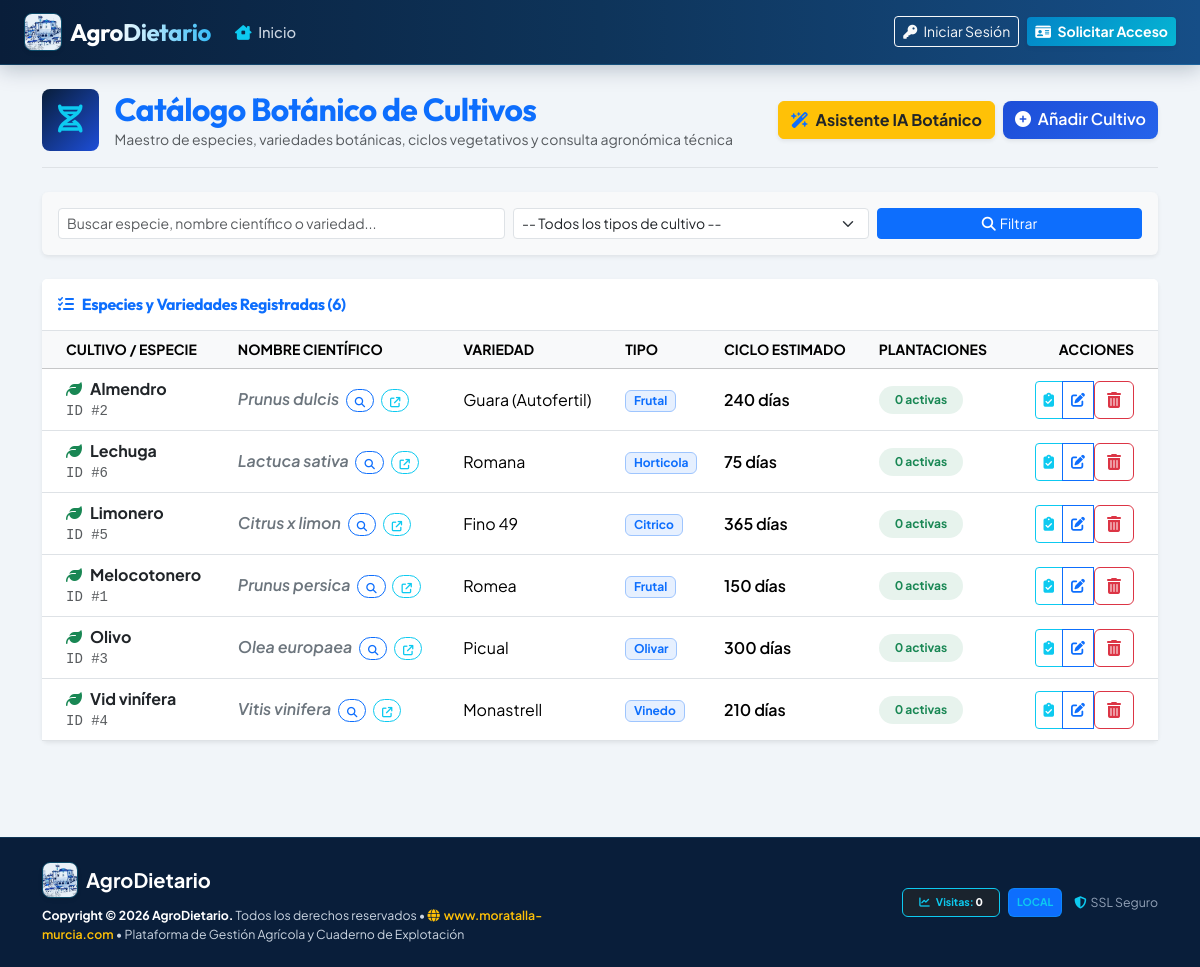
The app's page /views/cultivos/index.php with its own data.
### tables this page shows
CREATE TABLE cultivos (
    id_cultivo INT AUTO_INCREMENT PRIMARY KEY,
    id_propietario INT NULL,
    nombre_comun VARCHAR(100) NOT NULL,
    nombre_cientifico VARCHAR(150) NULL,
    variedad VARCHAR(100) NULL,
    dias_ciclo_aprox INT NULL,
    tipo_cultivo ENUM('leñoso', 'horticola', 'cereal', 'frutal', 'citrico', 'olivar', 'vinedo', 'otro') DEFAULT 'frutal',
    url_consulta_botanica VARCHAR(255) NULL,
    requerimientos_tecnicos TEXT NULL,
    activo TINYINT(1) NOT NULL DEFAULT 1,
    FOREIGN KEY (id_propietario) REFERENCES propietarios(id_propietario) ON DELETE CASCADE,
    INDEX idx_cultivo_nombre (nombre_comun)
);

### views/cultivos/index.php (the view, shortened to what this page needs)
<?php
require_once VIEWS_PATH . '/layouts/header.php';
$db = Database::getConnection();
$filtroTxt = isset($_GET['q']) ? trim($_GET['q']) : '';
$sqlCultivos = "
    SELECT c.*,
           (SELECT COUNT(*) FROM plantaciones p WHERE p.id_cultivo = c.id_cultivo) AS total_plantaciones
    FROM cultivos c
    WHERE c.activo = 1
";
$params = array();
$sqlCultivos .= " ORDER BY c.nombre_comun ASC";
$stmtC = $db->prepare($sqlCultivos);
$stmtC->execute($params);
$cultivos = $stmtC->fetchAll();
?>
<div class="container py-4">
    <div class="d-flex flex-wrap justify-content-between align-items-center pb-3 mb-4 border-bottom gap-3">
        <div class="d-flex align-items-center gap-3">
            <div class="rounded-3 p-3 text-white" style="background: linear-gradient(135deg, #091e3a, #1d4ed8);">
                <i class="fa-solid fa-dna fs-3 text-info"></i>
            </div>
            <div>
                <h2 class="fw-bold mb-0 text-primary" style="letter-spacing: -0.02em;">Catálogo Botánico de Cultivos</h2>
                <p class="text-muted mb-0 small">Maestro de especies, variedades botánicas, ciclos vegetativos y consulta agronómica técnica</p>
            </div>
        </div>
        <div class="d-flex gap-2">
            <a href="<?= APP_URL ?>/cultivos/nuevo" class="btn btn-warning fw-bold text-dark shadow-sm">
                <i class="fa-solid fa-wand-magic-sparkles me-1 text-primary"></i> Asistente IA Botánico
            </a>
            <a href="<?= APP_URL ?>/cultivos/nuevo" class="btn btn-ag shadow-sm">
                <i class="fa-solid fa-plus-circle me-1"></i> Añadir Cultivo
            </a>
        </div>
    </div>
    <div class="card card-ag p-3 mb-4 bg-light border-0 shadow-sm">
        <form action="<?= APP_URL ?>/cultivos" method="GET" class="row g-2 align-items-center">
            <div class="col-md-5">
                <input type="text" name="q" class="form-control form-control-sm" placeholder="Buscar especie, nombre científico o variedad..." value="<?= htmlspecialchars($filtroTxt) ?>">
            </div>
            <div class="col-md-4">
                <select name="tipo" class="form-select form-select-sm" onchange="this.form.submit()">
                    <option value="">-- Todos los tipos de cultivo --</option>
                </select>
            </div>
            <div class="col-md-3 d-flex gap-1">
                <button type="submit" class="btn btn-sm btn-primary flex-grow-1"><i class="fa-solid fa-magnifying-glass me-1"></i>Filtrar</button>
            </div>
        </form>
    </div>
    <div class="card card-ag shadow-sm border-0 mb-4">
        <div class="card-header bg-white py-3 border-bottom d-flex align-items-center justify-content-between">
            <h6 class="fw-bold mb-0 text-primary">
                <i class="fa-solid fa-list-check me-2"></i>Especies y Variedades Registradas (<?= count($cultivos) ?>)
            </h6>
        </div>
        <div class="table-responsive">
            <table class="table table-hover align-middle mb-0">
                <thead class="table-light small text-muted text-uppercase">
                    <tr>
                        <th class="ps-4">Cultivo / Especie</th>
                        <th>Nombre Científico</th>
                        <th>Variedad</th>
                        <th>Tipo</th>
                        <th>Ciclo Estimado</th>
                        <th>Plantaciones</th>
                        <th class="text-end pe-4">Acciones</th>
                    </tr>
                </thead>
                <tbody>
                    <?php if (empty($cultivos)): ?>
                        <tr>
                            <td colspan="7" class="text-center py-5 text-muted">
                                <i class="fa-solid fa-seedling fa-2x mb-3 text-secondary"></i>
                                <p class="mb-0">No se encontraron cultivos en el catálogo.</p>
                            </td>
                        </tr>
                    <?php else: ?>
                        <?php foreach ($cultivos as $c): ?>
                            <tr>
                                <td class="ps-4">
                                    <div class="fw-bold text-dark fs-6 d-flex align-items-center gap-2">
                                        <i class="fa-solid fa-leaf text-success"></i>
                                        <?= htmlspecialchars($c['nombre_comun']) ?>
                                    </div>
                                    <div class="small text-muted font-monospace">ID #<?= $c['id_cultivo'] ?></div>
                                </td>
                                <td>
                                    <?php if ($c['nombre_cientifico']): ?>
                                        <span class="fst-italic fw-semibold text-secondary"><?= htmlspecialchars($c['nombre_cientifico']) ?></span>
                                        <a href="https://www.google.com/search?q=<?= urlencode($c['nombre_cientifico'] . ' cultivo agronomia') ?>" target="_blank" class="btn btn-sm btn-outline-primary ms-1 py-0 px-2 rounded-pill" title="Buscar ficha técnica en Google">
                                            <i class="fa-solid fa-magnifying-glass" style="font-size:0.65rem;"></i>
                                        </a>
                                        <?php if ($c['url_consulta_botanica']): ?>
                                            <a href="<?= htmlspecialchars($c['url_consulta_botanica']) ?>" target="_blank" class="btn btn-sm btn-outline-info ms-1 py-0 px-2 rounded-pill" title="Wiki directa">
                                                <i class="fa-solid fa-arrow-up-right-from-square" style="font-size:0.65rem;"></i>
                                            </a>
                                        <?php endif; ?>
                                    <?php else: ?>
                                        <span class="text-muted small">-</span>
                                    <?php endif; ?>
                                </td>
                                <td><?= htmlspecialchars($c['variedad'] ?: 'Estándar') ?></td>
                                <td>
                                    <span class="badge bg-primary bg-opacity-10 text-primary border border-primary-subtle text-capitalize">
                                        <?= htmlspecialchars($c['tipo_cultivo']) ?>
                                    </span>
                                </td>
                                <td>
                                    <?= $c['dias_ciclo_aprox'] ? '<span class="fw-semibold">' . $c['dias_ciclo_aprox'] . ' días</span>' : '<span class="text-muted small">No especif.</span>' ?>
                                </td>
                                <td>
                                    <span class="badge bg-success bg-opacity-10 text-success fw-bold px-3 py-2 rounded-pill">
                                        <?= $c['total_plantaciones'] ?> activas
                                    </span>
                                </td>
                                <td class="text-end pe-4">
                                    <div class="btn-group btn-group-sm">
                                        <button type="button" class="btn btn-outline-info" data-bs-toggle="modal" data-bs-target="#modalFichaCultivo_<?= $c['id_cultivo'] ?>" title="Ver Ficha Agronómica y Cuidados">
                                            <i class="fa-solid fa-clipboard-check"></i>
                                        </button>
                                        <button type="button" class="btn btn-outline-primary" data-bs-toggle="modal" data-bs-target="#modalEditarCultivo_<?= $c['id_cultivo'] ?>" title="Modificar cultivo">
                                            <i class="fa-solid fa-pen-to-square"></i>
                                        </button>
                                        <form action="<?= APP_URL ?>/cultivos" method="POST" class="d-inline" onsubmit="return confirm('¿Seguro que deseas descatalogar el cultivo \'<?= htmlspecialchars(addslashes($c['nombre_comun'])) ?>\'?');">
                                            <button type="submit" class="btn btn-outline-danger" title="Descatalogar (Borrado Lógico)">
                                                <i class="fa-solid fa-trash-can"></i>
                                            </button>
                                        </form>
                                    </div>
                                </td>
                            </tr>
                        <?php endforeach; ?>
                    <?php endif; ?>
                </tbody>
            </table>
        </div>
    </div>
</div>
<?php require_once VIEWS_PATH . '/layouts/footer.php'; ?>

### records on screen
cultivos: nombre_comun "Almendro", id_cultivo "2", nombre_cientifico "Prunus dulcis", variedad "Guara (Autofertil)", tipo_cultivo "Frutal", dias_ciclo_aprox "240", total_plantaciones "0"
cultivos: nombre_comun "Lechuga", id_cultivo "6", nombre_cientifico "Lactuca sativa", variedad "Romana", tipo_cultivo "Horticola", dias_ciclo_aprox "75", total_plantaciones "0"
cultivos: nombre_comun "Limonero", id_cultivo "5", nombre_cientifico "Citrus x limon", variedad "Fino 49", tipo_cultivo "Citrico", dias_ciclo_aprox "365", total_plantaciones "0"
cultivos: nombre_comun "Melocotonero", id_cultivo "1", nombre_cientifico "Prunus persica", variedad "Romea", tipo_cultivo "Frutal", dias_ciclo_aprox "150", total_plantaciones "0"
cultivos: nombre_comun "Olivo", id_cultivo "3", nombre_cientifico "Olea europaea", variedad "Picual", tipo_cultivo "Olivar", dias_ciclo_aprox "300", total_plantaciones "0"
cultivos: nombre_comun "Vid vinífera", id_cultivo "4", nombre_cientifico "Vitis vinifera", variedad "Monastrell", tipo_cultivo "Vinedo", dias_ciclo_aprox "210", total_plantaciones "0"

### other values on screen
count($cultivos) "6"
$footerTitle "AgroDietario"
$contadorVisitas "0"
APP_ENV "LOCAL"
